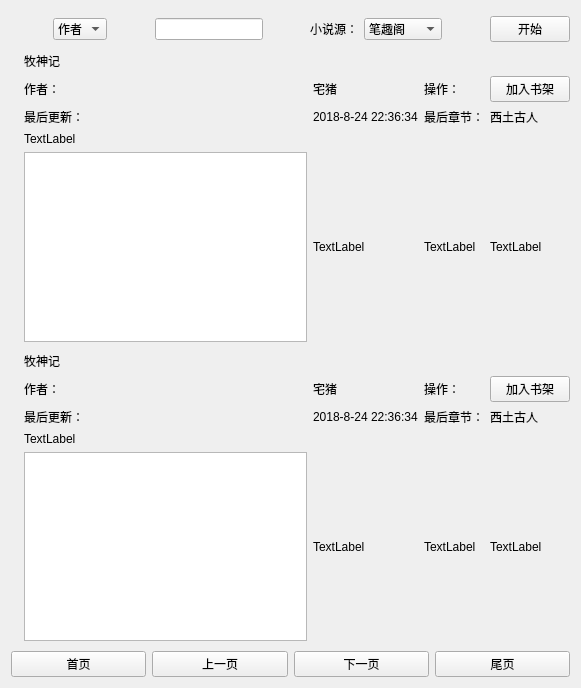
<?xml version="1.0" encoding="UTF-8"?>
<ui version="4.0">
 <class>RightWidget</class>
 <widget class="QWidget" name="RightWidget">
  <property name="geometry">
   <rect>
    <x>0</x>
    <y>0</y>
    <width>581</width>
    <height>688</height>
   </rect>
  </property>
  <property name="windowTitle">
   <string>Form</string>
  </property>
  <layout class="QVBoxLayout" name="verticalLayout_3">
   <item>
    <spacer name="verticalSpacer_4">
     <property name="orientation">
      <enum>Qt::Vertical</enum>
     </property>
     <property name="sizeHint" stdset="0">
      <size>
       <width>20</width>
       <height>7</height>
      </size>
     </property>
    </spacer>
   </item>
   <item>
    <layout class="QHBoxLayout" name="horizontalLayout">
     <item>
      <spacer name="horizontalSpacer">
       <property name="orientation">
        <enum>Qt::Horizontal</enum>
       </property>
       <property name="sizeHint" stdset="0">
        <size>
         <width>40</width>
         <height>20</height>
        </size>
       </property>
      </spacer>
     </item>
     <item>
      <widget class="QComboBox" name="authorComBox">
       <item>
        <property name="text">
         <string>作者</string>
        </property>
       </item>
       <item>
        <property name="text">
         <string>书名</string>
        </property>
       </item>
      </widget>
     </item>
     <item>
      <spacer name="horizontalSpacer_2">
       <property name="orientation">
        <enum>Qt::Horizontal</enum>
       </property>
       <property name="sizeHint" stdset="0">
        <size>
         <width>40</width>
         <height>20</height>
        </size>
       </property>
      </spacer>
     </item>
     <item>
      <widget class="QLineEdit" name="authorLineEdit"/>
     </item>
     <item>
      <spacer name="horizontalSpacer_3">
       <property name="orientation">
        <enum>Qt::Horizontal</enum>
       </property>
       <property name="sizeHint" stdset="0">
        <size>
         <width>40</width>
         <height>20</height>
        </size>
       </property>
      </spacer>
     </item>
     <item>
      <widget class="QLabel" name="novelSourceLabel">
       <property name="text">
        <string>小说源：</string>
       </property>
      </widget>
     </item>
     <item>
      <widget class="QComboBox" name="novelSourceComBox">
       <item>
        <property name="text">
         <string>笔趣阁</string>
        </property>
       </item>
       <item>
        <property name="text">
         <string>新笔趣阁</string>
        </property>
       </item>
       <item>
        <property name="text">
         <string>顶点小说</string>
        </property>
       </item>
      </widget>
     </item>
     <item>
      <spacer name="horizontalSpacer_4">
       <property name="orientation">
        <enum>Qt::Horizontal</enum>
       </property>
       <property name="sizeHint" stdset="0">
        <size>
         <width>40</width>
         <height>20</height>
        </size>
       </property>
      </spacer>
     </item>
     <item>
      <widget class="QPushButton" name="startBtn">
       <property name="text">
        <string>开始</string>
       </property>
      </widget>
     </item>
    </layout>
   </item>
   <item>
    <spacer name="verticalSpacer_3">
     <property name="orientation">
      <enum>Qt::Vertical</enum>
     </property>
     <property name="sizeHint" stdset="0">
      <size>
       <width>20</width>
       <height>7</height>
      </size>
     </property>
    </spacer>
   </item>
   <item>
    <layout class="QHBoxLayout" name="horizontalLayout_2">
     <item>
      <layout class="QHBoxLayout" name="horizontalLayout_3">
       <item>
        <widget class="QLabel" name="novelPicLabel">
         <property name="maximumSize">
          <size>
           <width>140</width>
           <height>200</height>
          </size>
         </property>
         <property name="text">
          <string/>
         </property>
         <property name="pixmap">
          <pixmap resource="images.qrc">:/images/images/mushenji.jpg</pixmap>
         </property>
        </widget>
       </item>
      </layout>
     </item>
     <item>
      <layout class="QVBoxLayout" name="verticalLayout">
       <item>
        <layout class="QGridLayout" name="gridLayout">
         <item row="2" column="2">
          <widget class="QLabel" name="label_11">
           <property name="text">
            <string>最后章节：</string>
           </property>
          </widget>
         </item>
         <item row="2" column="1">
          <widget class="QLabel" name="label_10">
           <property name="text">
            <string>2018-8-24 22:36:34</string>
           </property>
          </widget>
         </item>
         <item row="2" column="3">
          <widget class="QLabel" name="label_12">
           <property name="text">
            <string>西土古人</string>
           </property>
          </widget>
         </item>
         <item row="2" column="0">
          <widget class="QLabel" name="label_9">
           <property name="text">
            <string>最后更新：</string>
           </property>
          </widget>
         </item>
         <item row="1" column="1">
          <widget class="QLabel" name="label_6">
           <property name="text">
            <string>宅猪</string>
           </property>
          </widget>
         </item>
         <item row="1" column="2">
          <widget class="QLabel" name="label_7">
           <property name="text">
            <string>操作：</string>
           </property>
          </widget>
         </item>
         <item row="0" column="0">
          <widget class="QLabel" name="label">
           <property name="text">
            <string>牧神记</string>
           </property>
           <property name="scaledContents">
            <bool>false</bool>
           </property>
           <property name="openExternalLinks">
            <bool>false</bool>
           </property>
          </widget>
         </item>
         <item row="1" column="0">
          <widget class="QLabel" name="label_5">
           <property name="text">
            <string>作者：</string>
           </property>
          </widget>
         </item>
         <item row="4" column="1">
          <widget class="QLabel" name="label_18">
           <property name="text">
            <string>TextLabel</string>
           </property>
          </widget>
         </item>
         <item row="4" column="2">
          <widget class="QLabel" name="label_19">
           <property name="text">
            <string>TextLabel</string>
           </property>
          </widget>
         </item>
         <item row="4" column="3">
          <widget class="QLabel" name="label_20">
           <property name="text">
            <string>TextLabel</string>
           </property>
          </widget>
         </item>
         <item row="1" column="3">
          <widget class="QPushButton" name="pushButton">
           <property name="text">
            <string>加入书架</string>
           </property>
          </widget>
         </item>
         <item row="3" column="0">
          <widget class="QLabel" name="label_16">
           <property name="text">
            <string>TextLabel</string>
           </property>
          </widget>
         </item>
         <item row="4" column="0">
          <widget class="QTextEdit" name="textEdit"/>
         </item>
        </layout>
       </item>
      </layout>
     </item>
    </layout>
   </item>
   <item>
    <spacer name="verticalSpacer_2">
     <property name="orientation">
      <enum>Qt::Vertical</enum>
     </property>
     <property name="sizeHint" stdset="0">
      <size>
       <width>20</width>
       <height>6</height>
      </size>
     </property>
    </spacer>
   </item>
   <item>
    <layout class="QHBoxLayout" name="horizontalLayout_4">
     <item>
      <layout class="QHBoxLayout" name="horizontalLayout_5">
       <item>
        <widget class="QLabel" name="novelPicLabel_2">
         <property name="maximumSize">
          <size>
           <width>140</width>
           <height>200</height>
          </size>
         </property>
         <property name="text">
          <string/>
         </property>
         <property name="pixmap">
          <pixmap resource="images.qrc">:/images/images/mushenji.jpg</pixmap>
         </property>
        </widget>
       </item>
      </layout>
     </item>
     <item>
      <layout class="QVBoxLayout" name="verticalLayout_2">
       <item>
        <layout class="QGridLayout" name="gridLayout_2">
         <item row="2" column="2">
          <widget class="QLabel" name="label_13">
           <property name="text">
            <string>最后章节：</string>
           </property>
          </widget>
         </item>
         <item row="2" column="1">
          <widget class="QLabel" name="label_14">
           <property name="text">
            <string>2018-8-24 22:36:34</string>
           </property>
          </widget>
         </item>
         <item row="2" column="3">
          <widget class="QLabel" name="label_15">
           <property name="text">
            <string>西土古人</string>
           </property>
          </widget>
         </item>
         <item row="2" column="0">
          <widget class="QLabel" name="label_17">
           <property name="text">
            <string>最后更新：</string>
           </property>
          </widget>
         </item>
         <item row="1" column="1">
          <widget class="QLabel" name="label_8">
           <property name="text">
            <string>宅猪</string>
           </property>
          </widget>
         </item>
         <item row="1" column="2">
          <widget class="QLabel" name="label_21">
           <property name="text">
            <string>操作：</string>
           </property>
          </widget>
         </item>
         <item row="0" column="0">
          <widget class="QLabel" name="label_2">
           <property name="text">
            <string>牧神记</string>
           </property>
           <property name="scaledContents">
            <bool>false</bool>
           </property>
           <property name="openExternalLinks">
            <bool>false</bool>
           </property>
          </widget>
         </item>
         <item row="1" column="0">
          <widget class="QLabel" name="label_22">
           <property name="text">
            <string>作者：</string>
           </property>
          </widget>
         </item>
         <item row="4" column="1">
          <widget class="QLabel" name="label_23">
           <property name="text">
            <string>TextLabel</string>
           </property>
          </widget>
         </item>
         <item row="4" column="2">
          <widget class="QLabel" name="label_24">
           <property name="text">
            <string>TextLabel</string>
           </property>
          </widget>
         </item>
         <item row="4" column="3">
          <widget class="QLabel" name="label_25">
           <property name="text">
            <string>TextLabel</string>
           </property>
          </widget>
         </item>
         <item row="1" column="3">
          <widget class="QPushButton" name="pushButton_2">
           <property name="text">
            <string>加入书架</string>
           </property>
          </widget>
         </item>
         <item row="3" column="0">
          <widget class="QLabel" name="label_26">
           <property name="text">
            <string>TextLabel</string>
           </property>
          </widget>
         </item>
         <item row="4" column="0">
          <widget class="QTextEdit" name="textEdit_2"/>
         </item>
        </layout>
       </item>
      </layout>
     </item>
    </layout>
   </item>
   <item>
    <spacer name="verticalSpacer">
     <property name="orientation">
      <enum>Qt::Vertical</enum>
     </property>
     <property name="sizeHint" stdset="0">
      <size>
       <width>20</width>
       <height>6</height>
      </size>
     </property>
    </spacer>
   </item>
   <item>
    <layout class="QHBoxLayout" name="horizontalLayout_6">
     <item>
      <widget class="QPushButton" name="pushButton_5">
       <property name="text">
        <string>首页</string>
       </property>
      </widget>
     </item>
     <item>
      <widget class="QPushButton" name="pushButton_4">
       <property name="text">
        <string>上一页</string>
       </property>
      </widget>
     </item>
     <item>
      <widget class="QPushButton" name="pushButton_3">
       <property name="text">
        <string>下一页</string>
       </property>
      </widget>
     </item>
     <item>
      <widget class="QPushButton" name="pushButton_6">
       <property name="text">
        <string>尾页</string>
       </property>
      </widget>
     </item>
    </layout>
   </item>
  </layout>
 </widget>
 <resources>
  <include location="images.qrc"/>
 </resources>
 <connections/>
</ui>
